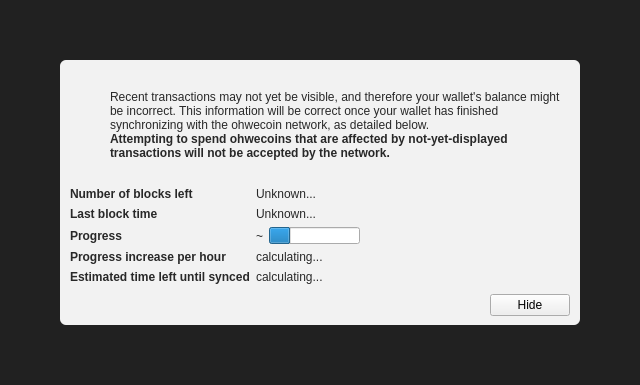
<?xml version="1.0" encoding="UTF-8"?>
<ui version="4.0">
 <class>ModalOverlay</class>
 <widget class="ModalOverlay" name="ModalOverlay">
  <property name="geometry">
   <rect>
    <x>0</x>
    <y>0</y>
    <width>640</width>
    <height>385</height>
   </rect>
  </property>
  <property name="windowTitle">
   <string>Form</string>
  </property>
  <layout class="QVBoxLayout" name="verticalLayout" stretch="0">
   <property name="sizeConstraint">
    <enum>QLayout::SetDefaultConstraint</enum>
   </property>
   <property name="leftMargin">
    <number>0</number>
   </property>
   <property name="topMargin">
    <number>0</number>
   </property>
   <property name="rightMargin">
    <number>0</number>
   </property>
   <property name="bottomMargin">
    <number>0</number>
   </property>
   <item>
    <widget class="QWidget" name="bgWidget" native="true">
     <property name="styleSheet">
      <string notr="true">#bgWidget { background: rgba(0,0,0,220); }</string>
     </property>
     <layout class="QVBoxLayout" name="verticalLayoutMain" stretch="1">
      <property name="leftMargin">
       <number>60</number>
      </property>
      <property name="topMargin">
       <number>60</number>
      </property>
      <property name="rightMargin">
       <number>60</number>
      </property>
      <property name="bottomMargin">
       <number>60</number>
      </property>
      <item>
       <widget class="QWidget" name="contentWidget" native="true">
        <property name="styleSheet">
         <string notr="true">#contentWidget { background: rgba(255,255,255,240); border-radius: 6px; }

QLabel { color: rgb(40,40,40);  }</string>
        </property>
        <layout class="QVBoxLayout" name="verticalLayoutSub" stretch="1,0,0,0">
         <property name="spacing">
          <number>0</number>
         </property>
         <property name="leftMargin">
          <number>10</number>
         </property>
         <property name="topMargin">
          <number>10</number>
         </property>
         <property name="rightMargin">
          <number>10</number>
         </property>
         <property name="bottomMargin">
          <number>10</number>
         </property>
         <item>
          <layout class="QHBoxLayout" name="horizontalLayoutIconText" stretch="0,1">
           <property name="topMargin">
            <number>20</number>
           </property>
           <item>
            <layout class="QVBoxLayout" name="verticalLayoutIcon">
             <property name="leftMargin">
              <number>0</number>
             </property>
             <item>
              <widget class="QPushButton" name="warningIcon">
               <property name="enabled">
                <bool>false</bool>
               </property>
               <property name="text">
                <string/>
               </property>
               <property name="icon">
                <iconset>
                 <normaloff>:/icons/warning</normaloff>
                 <disabledoff>:/icons/warning</disabledoff>:/icons/warning</iconset>
               </property>
               <property name="iconSize">
                <size>
                 <width>48</width>
                 <height>48</height>
                </size>
               </property>
               <property name="flat">
                <bool>true</bool>
               </property>
              </widget>
             </item>
             <item>
              <spacer name="verticalSpacerWarningIcon">
               <property name="orientation">
                <enum>Qt::Vertical</enum>
               </property>
               <property name="sizeHint" stdset="0">
                <size>
                 <width>20</width>
                 <height>40</height>
                </size>
               </property>
              </spacer>
             </item>
            </layout>
           </item>
           <item>
            <layout class="QVBoxLayout" name="verticalLayoutInfoText">
             <property name="leftMargin">
              <number>0</number>
             </property>
             <property name="topMargin">
              <number>0</number>
             </property>
             <item>
              <widget class="QLabel" name="infoText">
               <property name="text">
                <string>Recent transactions may not yet be visible, and therefore your wallet's balance might be incorrect. This information will be correct once your wallet has finished synchronizing with the ohwecoin network, as detailed below.</string>
               </property>
               <property name="textFormat">
                <enum>Qt::RichText</enum>
               </property>
               <property name="wordWrap">
                <bool>true</bool>
               </property>
              </widget>
             </item>
             <item>
              <widget class="QLabel" name="infoTextStrong">
               <property name="font">
                <font>
                 <weight>75</weight>
                 <bold>true</bold>
                </font>
               </property>
               <property name="text">
                <string>Attempting to spend ohwecoins that are affected by not-yet-displayed transactions will not be accepted by the network.</string>
               </property>
               <property name="textFormat">
                <enum>Qt::RichText</enum>
               </property>
               <property name="wordWrap">
                <bool>true</bool>
               </property>
              </widget>
             </item>
             <item>
              <spacer name="verticalSpacerInTextSpace">
               <property name="orientation">
                <enum>Qt::Vertical</enum>
               </property>
               <property name="sizeHint" stdset="0">
                <size>
                 <width>20</width>
                 <height>40</height>
                </size>
               </property>
              </spacer>
             </item>
            </layout>
           </item>
          </layout>
         </item>
         <item>
          <spacer name="verticalSpacerAfterText">
           <property name="orientation">
            <enum>Qt::Vertical</enum>
           </property>
           <property name="sizeHint" stdset="0">
            <size>
             <width>20</width>
             <height>40</height>
            </size>
           </property>
          </spacer>
         </item>
         <item>
          <layout class="QFormLayout" name="formLayout">
           <property name="fieldGrowthPolicy">
            <enum>QFormLayout::FieldsStayAtSizeHint</enum>
           </property>
           <property name="horizontalSpacing">
            <number>6</number>
           </property>
           <property name="verticalSpacing">
            <number>6</number>
           </property>
           <property name="topMargin">
            <number>10</number>
           </property>
           <item row="0" column="0">
            <widget class="QLabel" name="labelNumberOfBlocksLeft">
             <property name="font">
              <font>
               <weight>75</weight>
               <bold>true</bold>
              </font>
             </property>
             <property name="text">
              <string>Number of blocks left</string>
             </property>
            </widget>
           </item>
           <item row="0" column="1">
            <widget class="QLabel" name="numberOfBlocksLeft">
             <property name="text">
              <string>Unknown...</string>
             </property>
            </widget>
           </item>
           <item row="1" column="0">
            <widget class="QLabel" name="labelLastBlockTime">
             <property name="font">
              <font>
               <weight>75</weight>
               <bold>true</bold>
              </font>
             </property>
             <property name="text">
              <string>Last block time</string>
             </property>
            </widget>
           </item>
           <item row="1" column="1">
            <widget class="QLabel" name="newestBlockDate">
             <property name="sizePolicy">
              <sizepolicy hsizetype="Maximum" vsizetype="Preferred">
               <horstretch>0</horstretch>
               <verstretch>0</verstretch>
              </sizepolicy>
             </property>
             <property name="text">
              <string>Unknown...</string>
             </property>
            </widget>
           </item>
           <item row="2" column="0">
            <widget class="QLabel" name="labelSyncDone">
             <property name="font">
              <font>
               <weight>75</weight>
               <bold>true</bold>
              </font>
             </property>
             <property name="text">
              <string>Progress</string>
             </property>
            </widget>
           </item>
           <item row="2" column="1">
            <layout class="QHBoxLayout" name="horizontalLayoutSync" stretch="0,1">
             <item>
              <widget class="QLabel" name="percentageProgress">
               <property name="text">
                <string notr="true">~</string>
               </property>
              </widget>
             </item>
             <item>
              <widget class="QProgressBar" name="progressBar">
               <property name="value">
                <number>24</number>
               </property>
               <property name="format">
                <string/>
               </property>
              </widget>
             </item>
            </layout>
           </item>
           <item row="4" column="0">
            <widget class="QLabel" name="labelProgressIncrease">
             <property name="font">
              <font>
               <weight>75</weight>
               <bold>true</bold>
              </font>
             </property>
             <property name="text">
              <string>Progress increase per hour</string>
             </property>
            </widget>
           </item>
           <item row="4" column="1">
            <widget class="QLabel" name="progressIncreasePerH">
             <property name="text">
              <string>calculating...</string>
             </property>
            </widget>
           </item>
           <item row="5" column="0">
            <widget class="QLabel" name="labelEstimatedTimeLeft">
             <property name="font">
              <font>
               <weight>75</weight>
               <bold>true</bold>
              </font>
             </property>
             <property name="text">
              <string>Estimated time left until synced</string>
             </property>
            </widget>
           </item>
           <item row="5" column="1">
            <widget class="QLabel" name="expectedTimeLeft">
             <property name="text">
              <string>calculating...</string>
             </property>
            </widget>
           </item>
          </layout>
         </item>
         <item>
          <layout class="QHBoxLayout" name="horizontalLayoutButtons">
           <property name="leftMargin">
            <number>10</number>
           </property>
           <property name="topMargin">
            <number>10</number>
           </property>
           <item>
            <spacer name="horizontalSpacer">
             <property name="orientation">
              <enum>Qt::Horizontal</enum>
             </property>
             <property name="sizeHint" stdset="0">
              <size>
               <width>40</width>
               <height>20</height>
              </size>
             </property>
            </spacer>
           </item>
           <item>
            <widget class="QPushButton" name="closeButton">
             <property name="text">
              <string>Hide</string>
             </property>
            </widget>
           </item>
          </layout>
         </item>
        </layout>
       </widget>
      </item>
     </layout>
    </widget>
   </item>
  </layout>
 </widget>
 <customwidgets>
  <customwidget>
   <class>ModalOverlay</class>
   <extends>QWidget</extends>
   <header>modaloverlay.h</header>
   <container>1</container>
  </customwidget>
 </customwidgets>
 <resources/>
 <connections/>
</ui>
